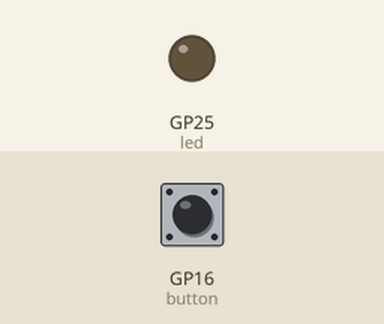
Bench run of a program on a simulated Raspberry Pi Pico running MicroPython. Shown: output pins drawn as LEDs (lit = HIGH). The test bench sets the inputs (shaded band); at power-on: GP16 (button) HIGH.

Above: at 1.2 s.
1.3 s: GP16 (button) pulled LOW for 0.15 s
At 2.2 s:
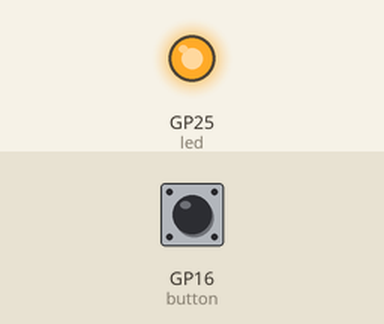
3.3 s: GP16 (button) pulled LOW for 1 s
At 4.9 s:
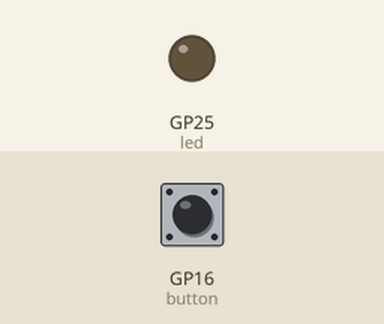
5.8 s: GP16 (button) pulled LOW for 3.2 s
At 6.8 s:
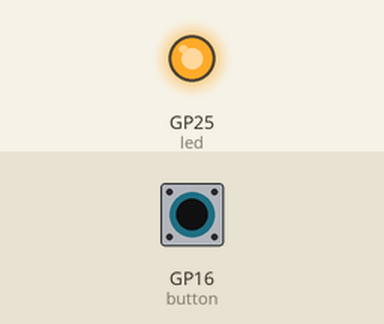
Timing chart, 0 to 8.8 s (numbered marks = the images above; inputs shaded):
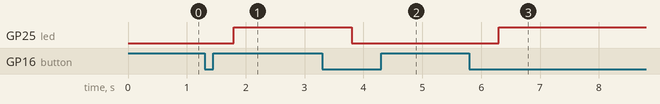

The program:

External_Interrupt.py
```python
import machine
import time

def Button_INT(pin):
    if(button.value() == 0):
        time.sleep(0.5)
        led.toggle()
    button.irq(handler=Button_INT)

led = machine.Pin("LED",machine.Pin.OUT)
button = machine.Pin(16,machine.Pin.IN,machine.Pin.PULL_UP)
button.irq(trigger=machine.Pin.IRQ_FALLING,handler=Button_INT)

while(True):
    pass
```

Measured:
- after the input at 1.3 s, GP25 (led): LOW → HIGH after 0.50 s
- after the input at 3.3 s, GP25 (led): HIGH → LOW after 0.50 s
- after the input at 5.8 s, GP25 (led): LOW → HIGH after 0.50 s
